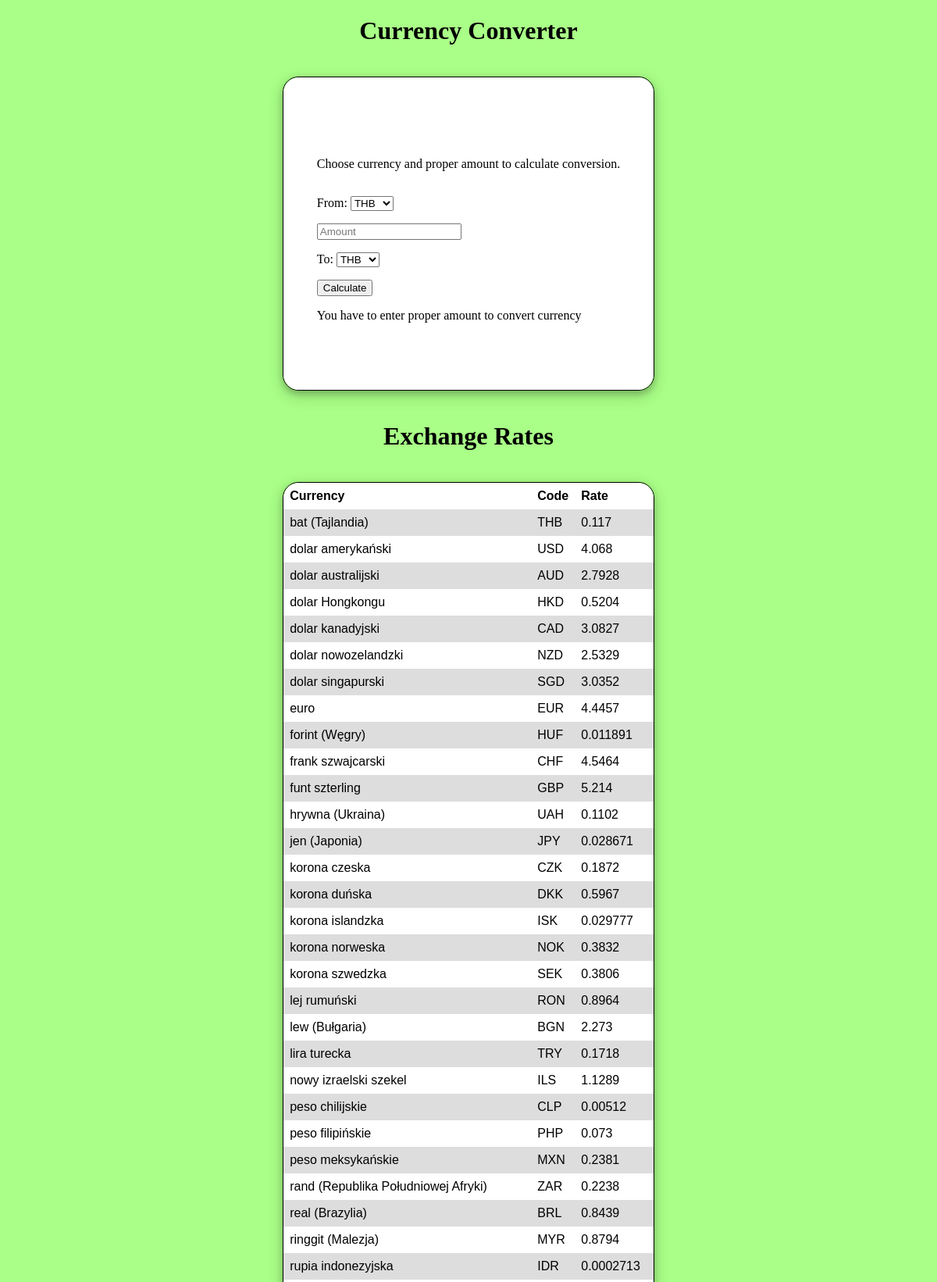
The page / (upper part) on the database its author committed.
### tables this page shows
CREATE TABLE `exchange_rates` (
  `currency` varchar(255) NOT NULL,
  `code` varchar(255) NOT NULL,
  `mid` float NOT NULL
);

### index.php (the view, shortened to what this page needs)
<?php
include "db_connection.php";
?>
<!DOCTYPE html>
<html lang="en">
<head>
    <link rel="stylesheet" href="index.css">
</head>
<body>
    <h1 class="title">Currency Converter</h1>
    <div class="container">
        <div id="content">
            <div id="calculator">
                <p>Choose currency and proper amount to calculate conversion.</p>
                <form method="POST">
                    <p>
                        From:
                        <select name="first_code">
                            <?php
                            $query = "SELECT code FROM exchange_rates;";
                            $query_result = mysqli_query($connection, $query);
                            while ($row = $query_result->fetch_assoc()) {
                                echo "<option>" . $row['code'] . "</option>";
                            }
                            ?>
                        </select>
                    </p>
                    <input id="user_amount" name="user_amount" type="number" placeholder="Amount">
                    <p>
                        To:
                        <select name="second_code">
                            <?php
                            $query = "SELECT code FROM exchange_rates;";
                            $query_result = mysqli_query($connection, $query);
                            while ($row = $query_result->fetch_assoc()) {
                                echo "<option>" . $row['code'] . "</option>";
                            }
                            ?>
                        </select>
                    </p>
                    <button type="submit">Calculate</button>
                </form>
                <?php
                if (!$_POST['user_amount']) {
                    echo "You have to enter proper amount to convert currency";
                }
                ?>
            </div>
        </div>
    </div>
    <h1 class="title">Exchange Rates</h1>
    <div class="container">
        <table>
            <tr>
                <th>Currency</th>
                <th>Code</th>
                <th>Rate</th>
            </tr>
            <?php
            $query = "SELECT * FROM exchange_rates;";
            $query_result = mysqli_query($connection, $query);
            if ($query_result->num_rows > 0) {
                while ($row = $query_result->fetch_assoc()) {
                    echo "<tr><td>" . $row['currency'] . "</td><td> " . $row['code'] . "</td><td> " . $row['mid'] . "</td></tr>";
                }
            } else {
                echo "0 results";
            }
            ?>
        </table>
    </div>
</body>
</html>

### index.css (style rules this page uses)
body { background-color: #a9ff87; }
.title { text-align: center; }
.container { border: 1px solid black; margin: 5vh auto; width: 40%; flex-flow: column; border-radius: 20px; box-shadow: 0 4px 8px 0 rgba(0, 0, 0, 0.2), 0 6px 20px 0 rgba(0, 0, 0, 0.19); }
#content { border-radius: 20px; background-color: white; display: flex; justify-content: center; height: 50vh; }
#calculator { display: flex; flex-flow: column; justify-content: center; }
table { font-family: arial, sans-serif; border-collapse: collapse; width: 100%; border-radius: 20px; }
td, th { text-align: left; padding: 8px; }
th:nth-child(1) { border-radius: 20px 0 0 0; }
th:nth-last-child(1) { border-radius: 0 20px 0 0; }
tr:nth-child(even) { background-color: #dddddd; }
tr:nth-child(odd) { background-color: white; }

### rows shown on the page
exchange_rates: currency "bat (Tajlandia)", code "THB", mid "0.117"
exchange_rates: currency "dolar amerykański", code "USD", mid "4.068"
exchange_rates: currency "dolar australijski", code "AUD", mid "2.7928"
exchange_rates: currency "dolar Hongkongu", code "HKD", mid "0.5204"
exchange_rates: currency "dolar kanadyjski", code "CAD", mid "3.0827"
exchange_rates: currency "dolar nowozelandzki", code "NZD", mid "2.5329"
exchange_rates: currency "dolar singapurski", code "SGD", mid "3.0352"
exchange_rates: currency "euro", code "EUR", mid "4.4457"
exchange_rates: currency "forint (Węgry)", code "HUF", mid "0.011891"
exchange_rates: currency "frank szwajcarski", code "CHF", mid "4.5464"
exchange_rates: currency "funt szterling", code "GBP", mid "5.214"
exchange_rates: currency "hrywna (Ukraina)", code "UAH", mid "0.1102"
exchange_rates: currency "jen (Japonia)", code "JPY", mid "0.028671"
exchange_rates: currency "korona czeska", code "CZK", mid "0.1872"
exchange_rates: currency "korona duńska", code "DKK", mid "0.5967"
exchange_rates: currency "korona islandzka", code "ISK", mid "0.029777"
exchange_rates: currency "korona norweska", code "NOK", mid "0.3832"
exchange_rates: currency "korona szwedzka", code "SEK", mid "0.3806"
exchange_rates: currency "lej rumuński", code "RON", mid "0.8964"
exchange_rates: currency "lew (Bułgaria)", code "BGN", mid "2.273"
exchange_rates: currency "lira turecka", code "TRY", mid "0.1718"
exchange_rates: currency "nowy izraelski szekel", code "ILS", mid "1.1289"
exchange_rates: currency "peso chilijskie", code "CLP", mid "0.00512"
exchange_rates: currency "peso filipińskie", code "PHP", mid "0.073"
exchange_rates: currency "peso meksykańskie", code "MXN", mid "0.2381"
exchange_rates: currency "rand (Republika Południowej Afryki)", code "ZAR", mid "0.2238"
exchange_rates: currency "real (Brazylia)", code "BRL", mid "0.8439"
exchange_rates: currency "ringgit (Malezja)", code "MYR", mid "0.8794"
exchange_rates: currency "rupia indonezyjska", code "IDR", mid "0.0002713"

### other values the page prints
form field first_code "THB"
form field second_code "THB"
